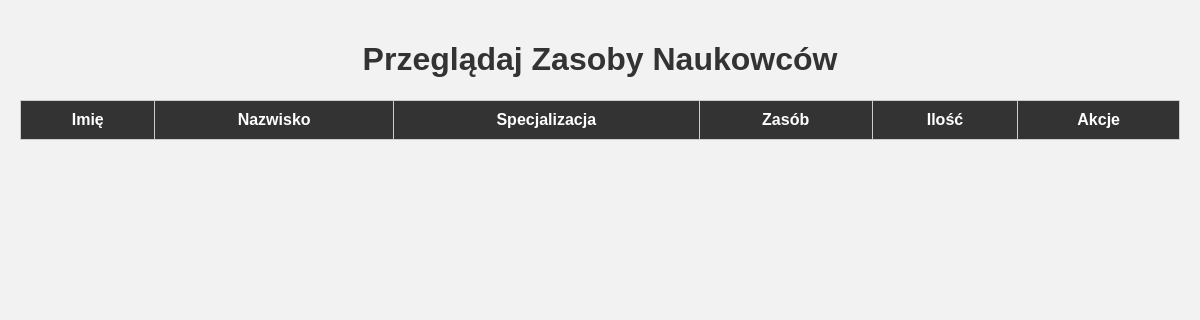
Before: /scientific_research/table/view_scientists_resources.php with the older database file.
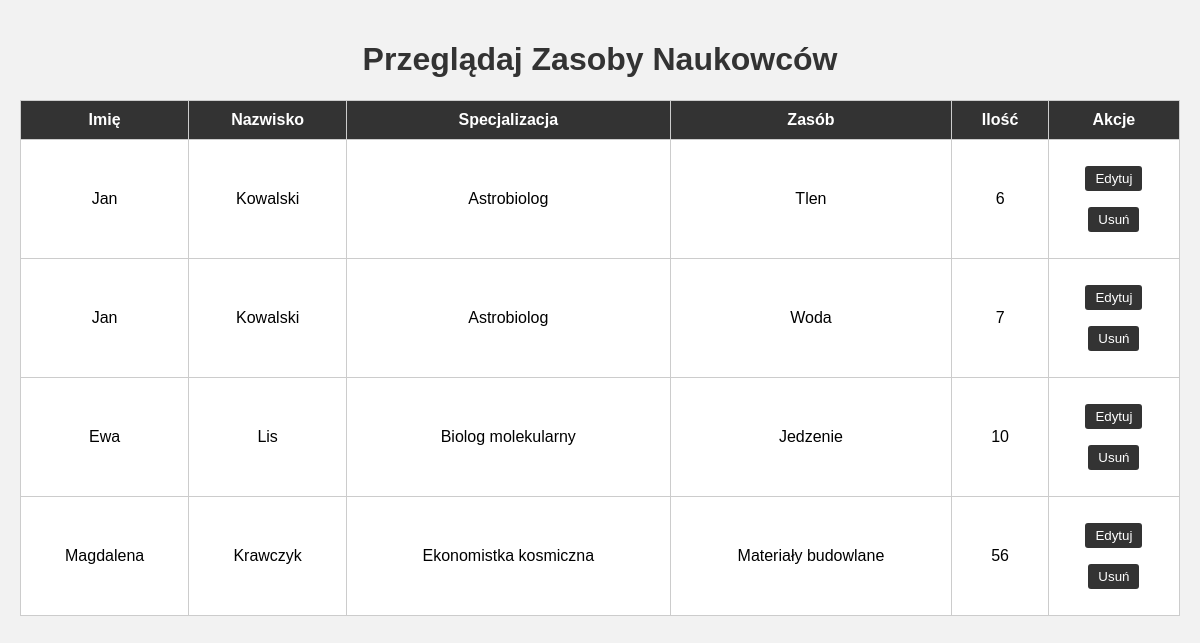
After: the same page with the newer database file.
### tables this page shows
CREATE TABLE `przypisania` (
  `id` int(11) NOT NULL,
  `projekt_id` int(11) NOT NULL,
  `naukowiec_id` int(11) NOT NULL,
  `zasob` varchar(255) NOT NULL,
  `ilosc` int(11) NOT NULL
);

CREATE TABLE `naukowcy` (
  `id` int(11) NOT NULL,
  `imie` varchar(255) NOT NULL,
  `nazwisko` varchar(255) NOT NULL,
  `specjalizacja` varchar(255) NOT NULL
);

### scientific_research/table/view_scientists_resources.php (the view, shortened to what this page needs)
<?php
require '../../config.php';
?>
<!DOCTYPE html>
<html lang="pl">
<head>
</head>
<body>
    <h1>Przeglądaj Zasoby Naukowców</h1>
    <table>
        <tr>
            <th>Imię</th>
            <th>Nazwisko</th>
            <th>Specjalizacja</th>
            <th>Zasób</th>
            <th>Ilość</th>
            <th>Akcje</th>
        </tr>
        <?php
        $sql = "SELECT naukowcy.id, naukowcy.imie, naukowcy.nazwisko, naukowcy.specjalizacja, przypisania.zasob, przypisania.ilosc
                FROM przypisania
                JOIN naukowcy ON przypisania.naukowiec_id = naukowcy.id
                JOIN projekty_badawcze ON przypisania.projekt_id = projekty_badawcze.id";
        $stmt = $pdo->query($sql);
        $dane = $stmt->fetchAll();
        foreach ($dane as $wiersz) {
            echo "<tr>";
            echo "<td>{$wiersz['imie']}</td>";
            echo "<td>{$wiersz['nazwisko']}</td>";
            echo "<td>{$wiersz['specjalizacja']}</td>";
            echo "<td>{$wiersz['zasob']}</td>";
            echo "<td>{$wiersz['ilosc']}</td>";
            echo "<td>
                <p><form action='edit_scientist_resource.php' method='post' style='display:inline;'>
                    <input type='hidden' name='id' value='{$wiersz['id']}'>
                    <input type='submit' value='Edytuj'>
                </form></p>
                <p><form action='delete_scientist_resource.php' method='post' style='display:inline;'>
                    <input type='hidden' name='id' value='{$wiersz['id']}'>
                    <input type='submit' value='Usuń'>
                </form></p>
            </td>";
            echo "</tr>";
        }
        ?>
    </table>
</body>
</html>

Changed rows visible on the page:
added przypisania: naukowiec.imie "Jan", naukowiec.nazwisko "Kowalski", naukowiec.specjalizacja "Astrobiolog", zasob "Tlen", ilosc "6"
added przypisania: naukowiec.imie "Jan", naukowiec.nazwisko "Kowalski", naukowiec.specjalizacja "Astrobiolog", zasob "Woda", ilosc "7"
added przypisania: naukowiec.imie "Ewa", naukowiec.nazwisko "Lis", naukowiec.specjalizacja "Biolog molekularny", zasob "Jedzenie", ilosc "10"
added przypisania: naukowiec.imie "Magdalena", naukowiec.nazwisko "Krawczyk", naukowiec.specjalizacja "Ekonomistka kosmiczna", zasob "Materiały budowlane", ilosc "56"
